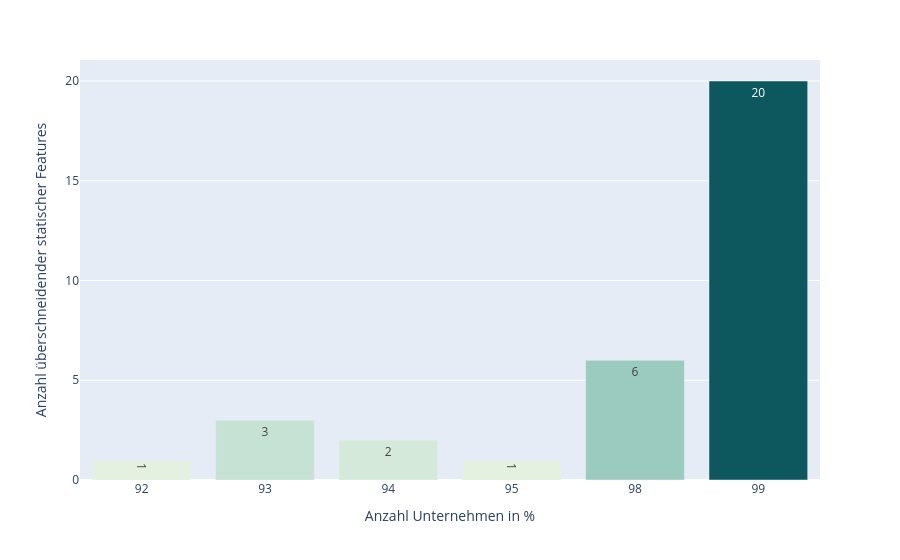

Write notebook code for a chart like this one.
### Code cell
fig = px.bar(
    grouped,
    x="companyCountIn%",
    y="sameFeatureCount",
    color="sameFeatureCount",
    color_continuous_scale="mint",
    text_auto=True,
    labels={
        "sameFeatureCount": "Anzahl überschneidender statischer Features",
        "companyCountIn%": "Anzahl Unternehmen in %"
    },
    template='plotly'
)
fig.update_traces(cliponaxis=False)
fig.update_coloraxes(showscale=False)
fig.write_image(FIGURE_SAME_FEATURES_DETAILED, format='svg')
fig.show()

### Figure 1 — Plotly figure (JSON) as saved in the notebook; plotly's stock layout.template omitted (floating-point values rounded to 4 significant figures)
{"data": [{"hovertemplate": "Anzahl Unternehmen in %=%{x}<br>Anzahl überschneidender statischer Features=%{marker.color}<extra></extra>", "legendgroup": "", "marker": {"color": [1, 3, 2, 1, 6, 20], "coloraxis": "coloraxis", "pattern": {"shape": ""}}, "name": "", "orientation": "v", "showlegend": false, "textposition": "auto", "texttemplate": "%{y}", "x": ["92", "93", "94", "95", "98", "99"], "xaxis": "x", "y": [1, 3, 2, 1, 6, 20], "yaxis": "y", "type": "bar", "cliponaxis": false}], "layout": {"xaxis": {"anchor": "y", "domain": [0.0, 1.0], "title": {"text": "Anzahl Unternehmen in %"}}, "yaxis": {"anchor": "x", "domain": [0.0, 1.0], "title": {"text": "Anzahl überschneidender statischer Features"}}, "coloraxis": {"colorbar": {"title": {"text": "Anzahl überschneidender statischer Features"}}, "colorscale": [[0.0, "rgb(228, 241, 225)"], [0.1667, "rgb(180, 217, 204)"], [0.3333, "rgb(137, 192, 182)"], [0.5, "rgb(99, 166, 160)"], [0.6667, "rgb(68, 140, 138)"], [0.8333, "rgb(40, 114, 116)"], [1.0, "rgb(13, 88, 95)"]], "showscale": false}, "legend": {"tracegroupgap": 0}, "margin": {"t": 60}, "barmode": "relative"}}
